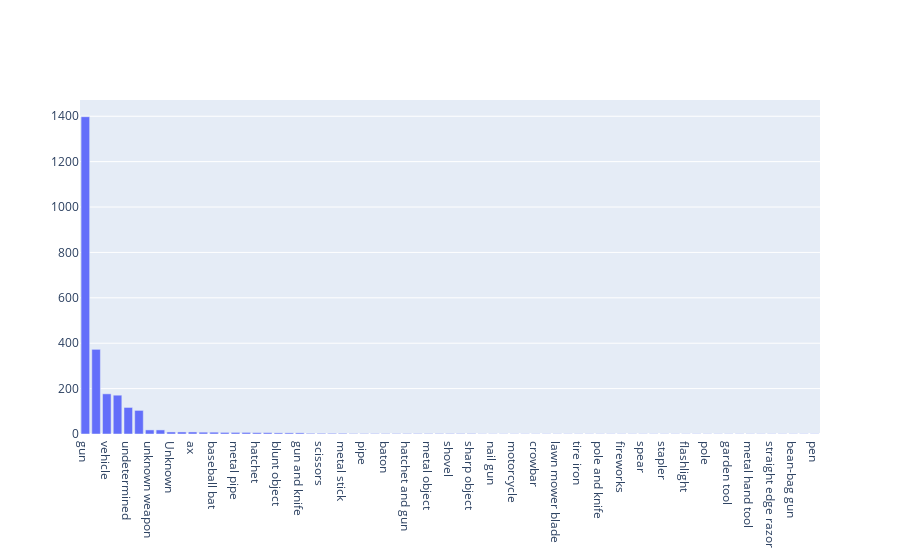

The notebook cell saved with this chart:
### Markdown cell above
# Were People Armed? 

In what percentage of police killings were people armed? Create chart that show what kind of weapon (if any) the deceased was carrying. How many of the people killed by police were armed with guns versus unarmed?

### Code cell
armed_bar = go.Figure()

armed_bar.add_trace(go.Bar(x=df_fatalities.armed.value_counts().index, y=df_fatalities.armed.value_counts().values))
armed_bar.show()

### Figure 1 — Plotly figure (JSON) as saved in the notebook; plotly's stock layout.template omitted (floating-point values rounded to 4 significant figures)
{"data": [{"type": "bar", "x": ["gun", "knife", "vehicle", "unarmed", "undetermined", "toy weapon", "unknown weapon", "machete", "Unknown", "Taser", "ax", "sword", "baseball bat", "hammer", "metal pipe", "box cutter", "hatchet", "crossbow", "blunt object", "screwdriver", "gun and knife", "guns and explosives", "scissors", "rock", "metal stick", "brick", "pipe", "chain saw", "baton", "piece of wood", "hatchet and gun", "beer bottle", "metal object", "metal pole", "shovel", "meat cleaver", "sharp object", "bayonet", "nail gun", "glass shard", "motorcycle", "metal rake", "crowbar", "contractor's level", "lawn mower blade", "machete and gun", "tire iron", "air conditioner", "pole and knife", "baseball bat and bottle", "fireworks", "oar", "spear", "pitchfork", "stapler", "flagpole", "flashlight", "pick-axe", "pole", "cordless drill", "garden tool", "hand torch", "metal hand tool", "carjack", "straight edge razor", "baseball bat and fireplace poker", "bean-bag gun", "chain", "pen"], "y": [1398, 373, 177, 171, 117, 104, 18, 18, 9, 9, 9, 8, 8, 7, 7, 7, 6, 6, 5, 5, 5, 3, 3, 3, 3, 2, 2, 2, 2, 2, 2, 2, 2, 2, 2, 2, 2, 1, 1, 1, 1, 1, 1, 1, 1, 1, 1, 1, 1, 1, 1, 1, 1, 1, 1, 1, 1, 1, 1, 1, 1, 1, 1, 1, 1, 1, 1, 1, 1]}], "layout": {}}
